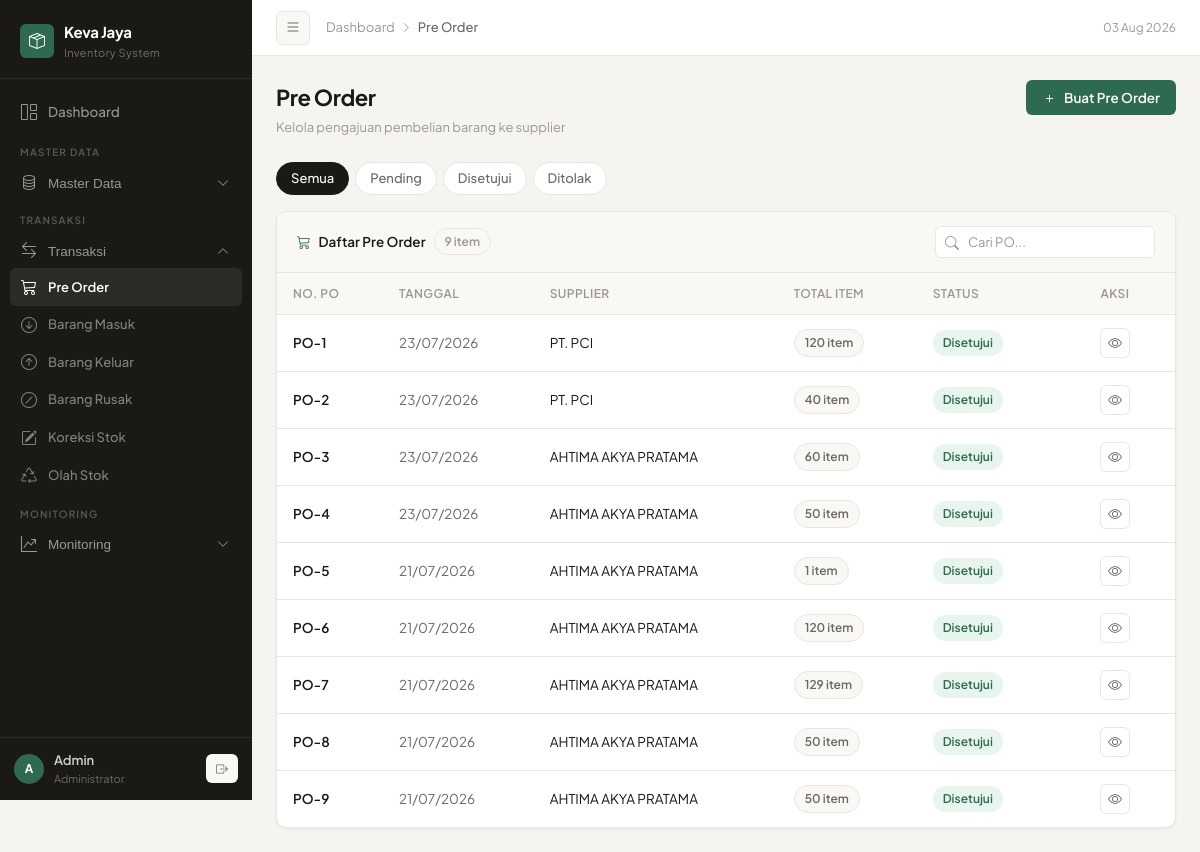
Page /admin/preorder.php (signed in) on the committed database.
### tables this page shows
CREATE TABLE `pre_order` (
  `id` int(11) NOT NULL,
  `tanggal` date DEFAULT NULL,
  `supplier_id` int(11) DEFAULT NULL,
  `status` enum('pending','disetujui','ditolak') DEFAULT 'pending',
  `total_item` int(11) DEFAULT NULL,
  `total_estimasi` decimal(15,2) DEFAULT NULL,
  `catatan` text DEFAULT NULL,
  `created_by` int(11) DEFAULT NULL,
  `approved_by` int(11) DEFAULT NULL,
  `created_at` timestamp NOT NULL DEFAULT current_timestamp(),
  `is_used` tinyint(4) DEFAULT 0
);

CREATE TABLE `supplier` (
  `id` int(11) NOT NULL,
  `nama` varchar(100) NOT NULL,
  `alamat` text DEFAULT NULL,
  `telepon` varchar(20) DEFAULT NULL,
  `created_at` timestamp NOT NULL DEFAULT current_timestamp()
);

### admin/preorder.php (the view, shortened to what this page needs)
<?php
global $conn;
$status_filter = isset($_GET['filter']) ? $_GET['filter'] : 'semua';
$where = ($status_filter != 'semua') ? "WHERE po.status = ?" : "";
$sql = "SELECT po.*, s.nama as supplier_nama FROM pre_order po LEFT JOIN supplier s ON po.supplier_id = s.id $where ORDER BY po.tanggal DESC";
if ($status_filter != 'semua') { $stmt = $conn->prepare($sql); $stmt->bind_param("s", $status_filter); $stmt->execute(); $list = $stmt->get_result(); }
else { $list = $conn->query($sql); }
$current_file = basename($_SERVER['PHP_SELF']);
$open_master   = in_array($current_file, ['barang.php','master_kategori.php','master_supplier.php']);
$open_transaksi= in_array($current_file, ['preorder.php','barang_masuk.php','barang_keluar.php','barang_rusak.php','koreksi_stok.php']);
$open_monitor  = in_array($current_file, ['stok.php','stock_mutasi.php']);
?>
<!DOCTYPE html>
<html lang="id">
<head>
    <link rel="stylesheet" href="https://cdn.jsdelivr.net/npm/bootstrap-icons@1.11.3/font/bootstrap-icons.min.css">
</head>
<body>
<aside class="sidebar" id="sidebar">
    <div class="sidebar-brand">
        <div class="brand-logo">
            <div class="brand-icon"><i class="bi bi-box-seam"></i></div>
            <div><div class="brand-name">Keva Jaya</div><div class="brand-sub">Inventory System</div></div>
        </div>
    </div>
    <nav class="sidebar-nav">
        <ul style="list-style:none;padding:0;">
            <li class="nav-item"><a href="dashboard.php" class="nav-link <?= $current_file == 'dashboard.php' ? 'active' : '' ?>"><i class="bi bi-grid-1x2"></i> Dashboard</a></li>
            <div class="nav-section-label">Master Data</div>
            <li class="nav-item">
                <button class="nav-link" onclick="toggleNav('navMaster',this)" aria-expanded="<?= $open_master ? 'true' : 'false' ?>">
                    <i class="bi bi-database"></i> Master Data <i class="bi bi-chevron-down chevron"></i>
                </button>
            </li>
            <div class="nav-section-label">Transaksi</div>
            <li class="nav-item">
                <button class="nav-link" onclick="toggleNav('navTransaksi',this)" aria-expanded="<?= $open_transaksi ? 'true' : 'false' ?>">
                    <i class="bi bi-arrow-left-right"></i> Transaksi <i class="bi bi-chevron-down chevron"></i>
                </button>
                <ul id="navTransaksi" class="nav-sub" style="list-style:none;padding:0;display: <?= $open_transaksi ? 'block' : 'none' ?>;">
                    <li><a href="preorder.php" class="nav-link <?= $current_file == 'preorder.php' ? 'active' : '' ?>"><i class="bi bi-cart3"></i> Pre Order</a></li>
                    <li><a href="barang_masuk.php" class="nav-link <?= $current_file == 'barang_masuk.php' ? 'active' : '' ?>"><i class="bi bi-arrow-down-circle"></i> Barang Masuk</a></li>
                    <li><a href="barang_keluar.php" class="nav-link <?= $current_file == 'barang_keluar.php' ? 'active' : '' ?>"><i class="bi bi-arrow-up-circle"></i> Barang Keluar</a></li>
                    <li><a href="barang_rusak.php" class="nav-link <?= $current_file == 'barang_rusak.php' ? 'active' : '' ?>"><i class="bi bi-slash-circle"></i> Barang Rusak</a></li>
                    <li><a href="koreksi_stok.php" class="nav-link <?= $current_file == 'koreksi_stok.php' ? 'active' : '' ?>"><i class="bi bi-pencil-square"></i> Koreksi Stok</a></li>
                    <li><a href="olah_stok.php" class="nav-link <?= $current_file == 'olah_stok.php' ? 'active' : '' ?>"><i class="bi bi-recycle"></i> Olah Stok</a></li>
                </ul>
            </li>
            <div class="nav-section-label">Monitoring</div>
            <li class="nav-item">
                <button class="nav-link" onclick="toggleNav('navMonitor',this)" aria-expanded="<?= $open_monitor ? 'true' : 'false' ?>">
                    <i class="bi bi-graph-up-arrow"></i> Monitoring <i class="bi bi-chevron-down chevron"></i>
                </button>
            </li>
        </ul>
    </nav>
    <div class="sidebar-footer">
        <div class="user-card">
            <div class="user-avatar">A</div>
            <div>
                <div class="user-name"><?= htmlspecialchars($_SESSION['username'] ?? 'Admin') ?></div>
                <div class="user-role">Administrator</div>
            </div>
            <a href="../logout.php" class="btn-sm" style="margin-left:auto;border:none;" data-tooltip="Logout">
                <i class="bi bi-box-arrow-right"></i>
            </a>
        </div>
    </div>
</aside>
<div class="main" id="main">
    <header class="topbar">
        <button class="btn-toggle" id="sidebarToggle"><i class="bi bi-list"></i></button>
        <div class="breadcrumb-bar">
            <a href="dashboard.php">Dashboard</a><i class="bi bi-chevron-right"></i><span>Pre Order</span>
        </div>
        <div class="topbar-right"><span style="font-size:12px;color:var(--text-muted);"><?= date('d M Y') ?></span></div>
    </header>
    <div class="page-body">
        <div class="page-header">
            <div>
                <div class="page-title">Pre Order</div>
                <div class="page-subtitle">Kelola pengajuan pembelian barang ke supplier</div>
            </div>
            <button class="btn-primary" onclick="openModal('tambahModal')"><i class="bi bi-plus"></i> Buat Pre Order</button>
        </div>
        <div class="filter-bar">
            <a href="preorder.php" class="filter-tab <?= $status_filter=='semua'?'active':'' ?>">Semua</a>
            <a href="?filter=pending" class="filter-tab <?= $status_filter=='pending'?'active':'' ?>">Pending</a>
            <a href="?filter=disetujui" class="filter-tab <?= $status_filter=='disetujui'?'active':'' ?>">Disetujui</a>
            <a href="?filter=ditolak" class="filter-tab <?= $status_filter=='ditolak'?'active':'' ?>">Ditolak</a>
        </div>
        <div class="card">
            <div class="card-head">
                <div class="card-head-title"><i class="bi bi-cart3"></i> Daftar Pre Order <span class="row-count" id="rowCount"></span></div>
                <div class="search-wrap"><i class="bi bi-search"></i><input type="text" class="search-input" id="searchInput" placeholder="Cari PO..."></div>
            </div>
            <div class="table-wrap">
                <table id="tablePreOrder">
                    <thead><tr><th>No. PO</th><th>Tanggal</th><th>Supplier</th><th>Total Item</th><th>Status</th><th style="text-align:center;width:120px;">Aksi</th></tr></thead>
                    <tbody id="tableBody">
                        <?php if ($list->num_rows > 0):
                            $no_po = 1;
                            while($row = $list->fetch_assoc()):
                                $badgeClass = $row['status']=='pending' ? 'badge-pending' : ($row['status']=='disetujui' ? 'badge-disetujui' : 'badge-ditolak');
                        ?>
                        <tr>
                            <td style="font-weight:600;">PO-<?= $no_po++ ?></td>
                            <td style="color:var(--text-secondary);"><?= date('d/m/Y', strtotime($row['tanggal'])) ?></td>
                            <td><?= htmlspecialchars($row['supplier_nama'] ?? '-') ?></td>
                            <td><span class="badge badge-gray"><?= (int)$row['total_item'] ?> item</span></td>
                            <td><span class="badge <?= $badgeClass ?>"><?= ucfirst($row['status']) ?></span></td>
                            <td>
                                <div style="display:flex;gap:5px;justify-content:center;">
                                    <button class="btn-action btn-detail" data-id="<?= $row['id'] ?>" data-tooltip="Detail"><i class="bi bi-eye"></i></button>
                                </div>
                            </td>
                        </tr>
                        <?php endwhile; else: ?>
                        <tr><td colspan="6"><div class="empty-state"><i class="bi bi-inbox"></i><p>Belum ada data Pre Order</p></div></td></tr>
                        <?php endif; ?>
                    </tbody>
                </table>
            </div>
        </div>
    </div>
</div>
</body>
</html>

### rows in the picture
pre_order: tanggal "23/07/2026", supplier.nama "PT. PCI", total_item "120", status "Disetujui"
pre_order: tanggal "23/07/2026", supplier.nama "PT. PCI", total_item "40", status "Disetujui"
pre_order: tanggal "23/07/2026", supplier.nama "AHTIMA AKYA PRATAMA", total_item "60", status "Disetujui"
pre_order: tanggal "23/07/2026", supplier.nama "AHTIMA AKYA PRATAMA", total_item "50", status "Disetujui"
pre_order: tanggal "21/07/2026", supplier.nama "AHTIMA AKYA PRATAMA", total_item "1", status "Disetujui"
pre_order: tanggal "21/07/2026", supplier.nama "AHTIMA AKYA PRATAMA", total_item "120", status "Disetujui"
pre_order: tanggal "21/07/2026", supplier.nama "AHTIMA AKYA PRATAMA", total_item "129", status "Disetujui"
pre_order: tanggal "21/07/2026", supplier.nama "AHTIMA AKYA PRATAMA", total_item "50", status "Disetujui"
pre_order: tanggal "21/07/2026", supplier.nama "AHTIMA AKYA PRATAMA", total_item "50", status "Disetujui"

### other values in the picture
$_SESSION['username'] "Admin"
